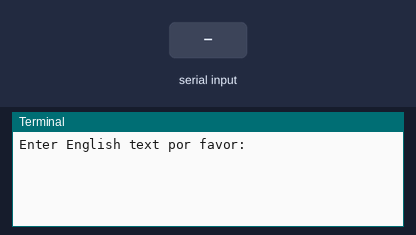
A program run on a simulated Raspberry Pi (header pin numbers). On the bench: the last lines printed to the terminal. The inputs (shaded band) are chosen by the test bench. At 4.8 s the program stops and its outputs stay as they are.

Above: at 1.2 s.
1.3 s: "1" typed at the terminal, then Enter
At 2.2 s:
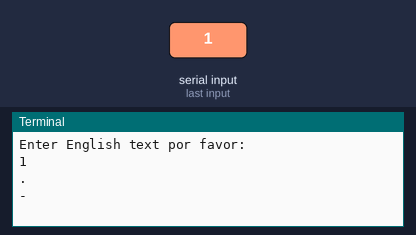
At 5.6 s:
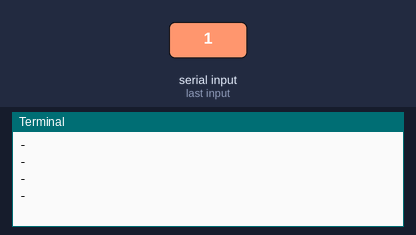

Measured:
- after the input at 1.3 s, the terminal: prints a new line at once (image 1)

The program:

MorseBuzzer.py
```python
import RPi.GPIO as GPIO
import time

#Define the buzzerPin
buzzerPin = 11

morseCharacters = [".-", "-...", "-.-.", "-..", ".", "..-.", "--.", "....", "..", ".---", "-.-", ".-..", "--", "-.",
                   "---", ".--.", "--.-", ".-.", "...", "-", "..-", "...-", ".--", "-..-", "-.--", "--..", ".----",
                   "..---", "...--", "....-", ".....", "-....", "--...", "---..", "----.", "-----", ""]

global p

def setup():
    GPIO.setmode(GPIO.BOARD)
    GPIO.setup(buzzerPin, GPIO.OUT)
    p = GPIO.PWM(buzzerPin, 1)
    p.start(0)

def destroy():
    GPIO.output(buzzerPin, GPIO.LOW)
    GPIO.cleanup()

def translate(string):
    translatedText = ""
    for character in string:
        character = character.lower()
        ascii = ord(character)
        if ascii > 96 and ascii < 123:
            translatedText += morseCharacters[ascii - 97] + " "
        elif ascii > 47 and ascii < 58:
            translatedText += morseCharacters[ascii - 48 + 25] + " "
        elif ascii == 32:
            translatedText += "   "
    return translatedText

def beep(string):
    for character in string:
        print(character)
        if character == ".":
            GPIO.output(buzzerPin, GPIO.HIGH)
            time.sleep(0.1)
            GPIO.output(buzzerPin, GPIO.LOW)
        elif character == "-":
            GPIO.output(buzzerPin, GPIO.HIGH)
            time.sleep(0.3)
            GPIO.output(buzzerPin, GPIO.LOW)
        else:
            time.sleep(0.4)
        time.sleep(0.3)

def main():
    setup()
    userInput = input("Enter English text por favor:\n")
    translatedText = translate(userInput)
    try:
        beep(translatedText)
    except KeyboardInterrupt():
        destroy()

main()
```
